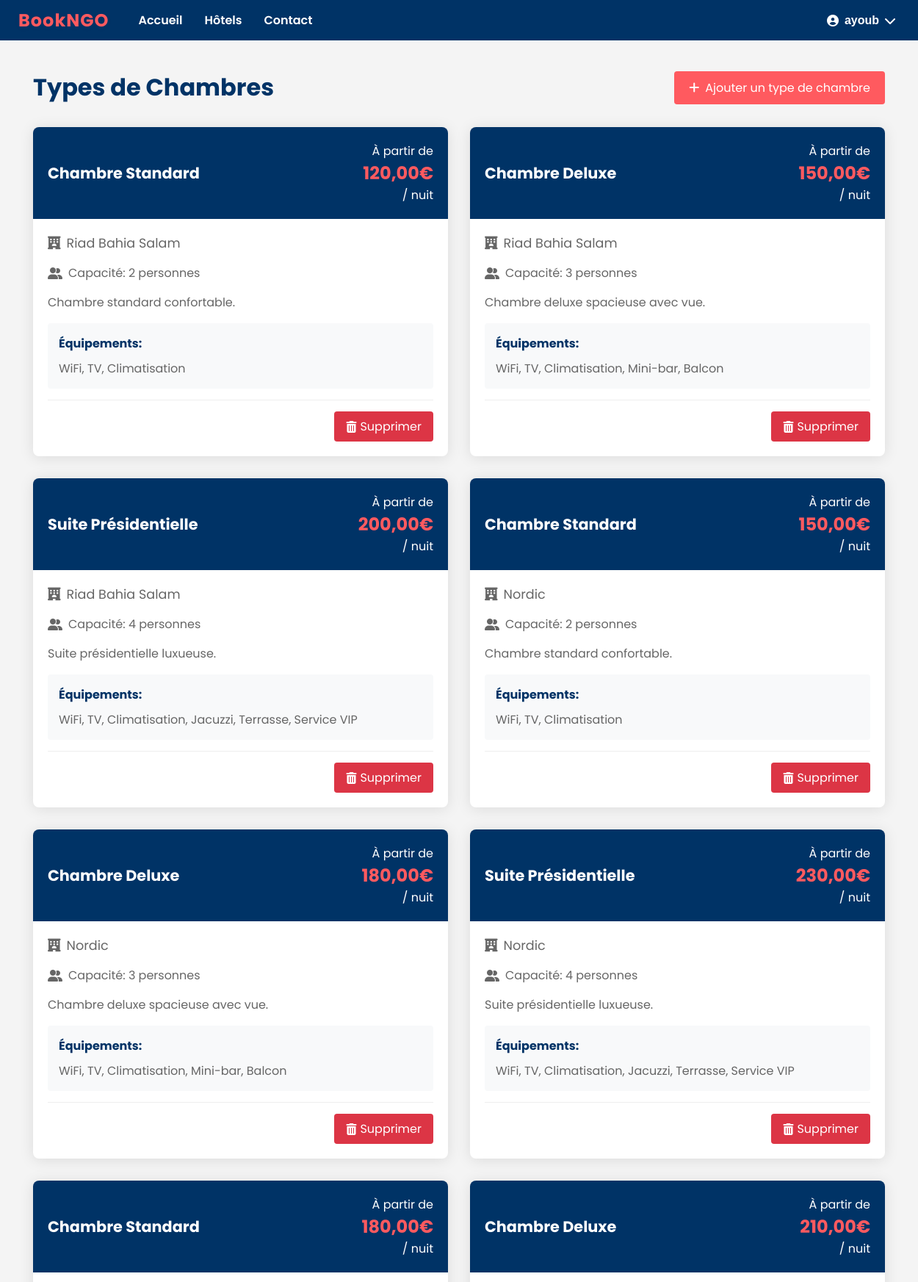
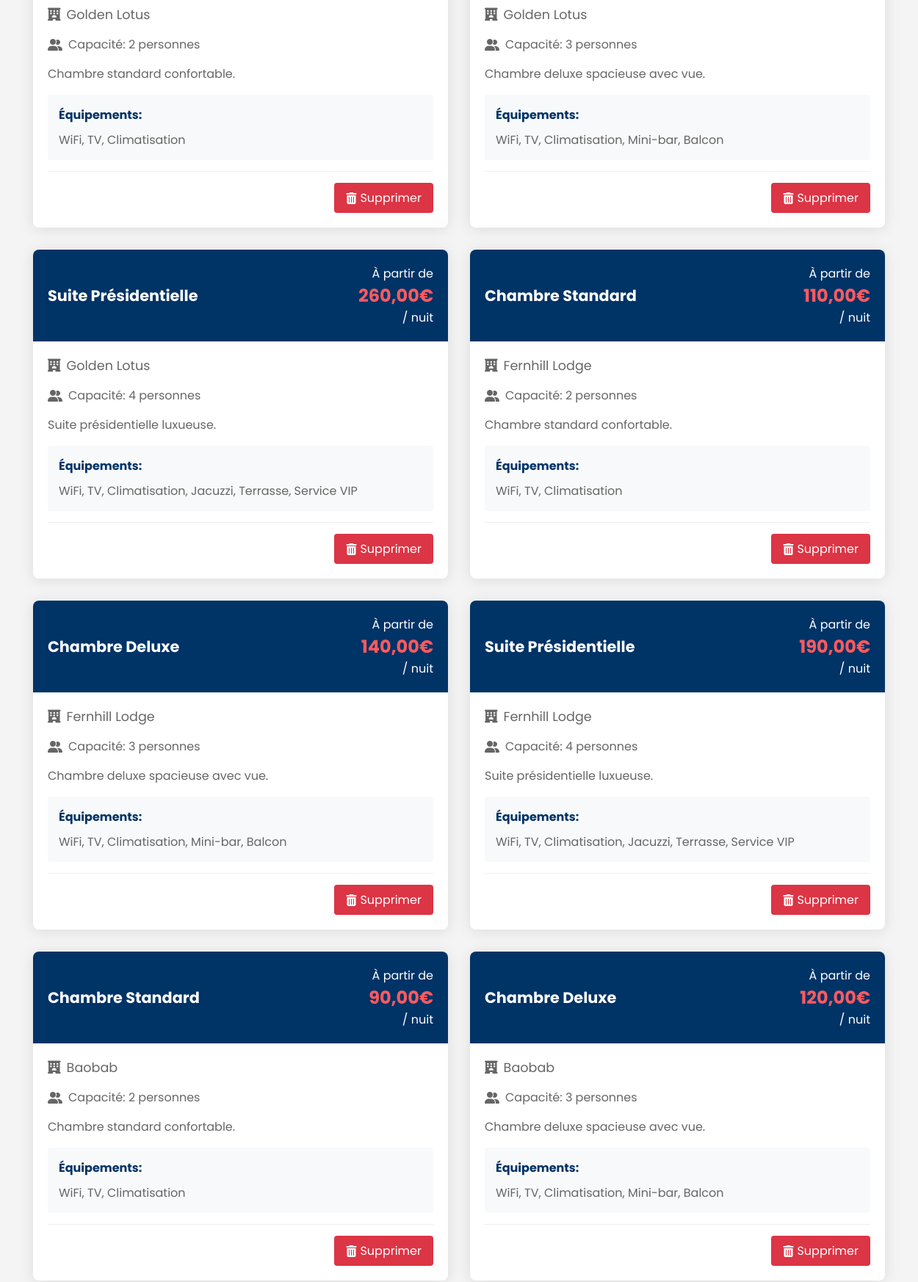
The app's page /api/hotels/room-types/ (signed in, upper part) with its own data (2 pictures, top to bottom).
### users_app/models.py (models this page shows, shortened)
class User(AbstractUser):
    CLIENT = 1
    HOTELIER = 2
    ADMIN = 3
    ROLE_CHOICES = (
        (CLIENT, 'Client'),
        (HOTELIER, 'Hotelier'),
        (ADMIN, 'Admin'),
    )
    role = models.PositiveSmallIntegerField(choices=ROLE_CHOICES, default=CLIENT)
    phone = models.CharField(max_length=20, blank=True)
    address = models.TextField(blank=True)

### hotel_app/models.py (models this page shows, shortened)
class RoomType(models.Model):
    STANDARD = 'standard'
    DELUXE = 'deluxe'
    PRESIDENTIELLE = 'presidentielle'
    TYPE_CHOICES = (
        (STANDARD, 'Chambre Standard'),
        (DELUXE, 'Chambre Deluxe'),
        (PRESIDENTIELLE, 'Suite Présidentielle'),
    )
    hotel = models.ForeignKey(Hotel, on_delete=models.CASCADE, related_name='room_types')
    name = models.CharField(max_length=50, choices=TYPE_CHOICES)
    description = models.TextField()
    base_price = models.DecimalField(max_digits=10, decimal_places=2)
    capacity = models.PositiveIntegerField()
    amenities = models.TextField(blank=True)

class Hotel(models.Model):
    owner = models.ForeignKey(User, on_delete=models.CASCADE, related_name='hotels')
    name = models.CharField(max_length=255)
    description = models.TextField()
    address = models.TextField()
    city = models.CharField(max_length=100)
    country = models.CharField(max_length=100)
    email = models.EmailField()
    phone = models.CharField(max_length=20)
    image = models.ImageField(upload_to='hotels/', null=True, blank=True)
    base_price = models.DecimalField(max_digits=10, decimal_places=2, default=0)

### hotel_app/views.py (the view)
# urls.py: path('room-types/', room_type_list, name='room-type-list'),
@login_required
def room_type_list(request):
    room_types = RoomType.objects.filter(hotel__owner=request.user)
    return render(request, 'hotel_app/room_type_list.html', {'room_types': room_types})

### templates/hotel_app/room_type_list.html (shortened to what this page needs)
{% extends "base.html" %}
{% block content %}
<div class="room-types-container">
    <div class="section-header">
        <h1>Types de Chambres</h1>
        <a href="{% url 'room-type-create' %}" class="add-type-btn">
            <i class="fas fa-plus"></i> Ajouter un type de chambre
        </a>
    </div>
    <div class="room-type-grid">
        {% for room_type in room_types %}
        <div class="room-type-card">
            <div class="room-type-header">
                <h3>{{ room_type.get_name_display }}</h3>
                <div class="price-tag">
                    <span>À partir de</span>
                    <strong>{{ room_type.base_price }}€</strong>
                    <span>/ nuit</span>
                </div>
            </div>
            <div class="room-type-content">
                <p class="hotel-name">
                    <i class="fas fa-hotel"></i>
                    {{ room_type.hotel.name }}
                </p>
                <div class="room-type-details">
                    <p class="capacity">
                        <i class="fas fa-user-friends"></i>
                        Capacité: {{ room_type.capacity }} personne{% if room_type.capacity > 1 %}s{% endif %}
                    </p>
                    <div class="description">
                        <p>{{ room_type.description }}</p>
                    </div>
                    {% if room_type.amenities %}
                    <div class="amenities">
                        <h4>Équipements:</h4>
                        <p>{{ room_type.amenities }}</p>
                    </div>
                    {% endif %}
                </div>
                {% if user.is_authenticated and user.is_superuser or user == room_type.hotel.owner %}
                <div class="actions">
                    <a href="{% url 'room-type-delete' room_type.pk %}" class="delete-btn">
                        <i class="fas fa-trash-alt"></i> Supprimer
                    </a>
                </div>
                {% endif %}
            </div>
        </div>
        {% endfor %}
    </div>
</div>
{% endblock %}

### templates/base.html (shortened to what this page needs)
<!DOCTYPE html>
<html lang="fr">
<head>
    <link rel="stylesheet" href="https://cdnjs.cloudflare.com/ajax/libs/font-awesome/6.0.0-beta3/css/all.min.css">
</head>
<body>
    <header>
        <nav>
            <div class="nav-links">
                <span class="logo-bookngo">BookNGO</span>
                <a href="/">Accueil</a>
                <a href="{% url 'hotel-list' %}">Hôtels</a>
                <a href="/contact/">Contact</a>
            </div>
            <div class="auth-buttons">
                {% if user.is_authenticated %}
                <div class="user-menu">
                    <button class="user-menu-btn">
                        <i class="fas fa-user-circle"></i>
                        {{ user.username }}
                        <i class="fas fa-chevron-down"></i>
                    </button>
                </div>
                {% endif %}
            </div>
        </nav>
    </header>
    <main class="container">
        {% block content %}{% endblock %}
    </main>
</body>
</html>

### templates/base.html (style rules this page uses)
body { font-family: 'Poppins', sans-serif; margin: 0; padding: 0; background-color: #f4f4f4; }
header { background-color: #003366; color: #fff; padding: 10px 20px; }
nav { max-width: 1200px; margin: 0 auto; display: flex; justify-content: space-between; align-items: center; }
.nav-links { display: flex; align-items: center; }
nav a { color: #fff; text-decoration: none; margin: 0 15px; font-weight: 600; font-size: 16px; }
.auth-buttons { display: flex; align-items: center; gap: 10px; }
.user-menu { position: relative; display: inline-block; }
.user-menu-btn { background: none; border: none; color: white; cursor: pointer; display: flex; align-items: center; gap: 8px; font-size: 16px; font-weight: 600; }
.container { width: 100%; max-width: 1200px; margin: 20px auto; padding: 0 20px; }
.logo-bookngo { font-size: 1.5em; font-weight: 700; color: #ff5a5f; margin-right: 25px; letter-spacing: 1px; font-family: 'Poppins', sans-serif; text-shadow: 0 2px 8px rgba(0,0,0,0.04); }

### templates/hotel_app/room_type_list.html (style rules this page uses)
.room-types-container { max-width: 1200px; margin: 0 auto; padding: 20px; }
.section-header { display: flex; justify-content: space-between; align-items: center; margin-bottom: 30px; }
.section-header h1 { color: #003366; margin: 0; font-size: 2em; }
.add-type-btn { background-color: #ff5a5f; color: white; padding: 10px 20px; border-radius: 4px; text-decoration: none; display: inline-flex; align-items: center; gap: 8px; transition: background-color 0.3s; }
.room-type-grid { display: grid; grid-template-columns: repeat(auto-fill, minmax(450px, 1fr)); gap: 30px; }
.room-type-card { background: white; border-radius: 8px; overflow: hidden; box-shadow: 0 2px 20px rgba(0,0,0,0.1); }
.room-type-header { background: #003366; color: white; padding: 20px; display: flex; justify-content: space-between; align-items: center; }
.room-type-header h3 { margin: 0; font-size: 1.3em; }
.price-tag { text-align: right; }
.price-tag strong { display: block; font-size: 1.5em; color: #ff5a5f; }
.room-type-content { padding: 20px; }
.hotel-name { color: #666; margin: 0 0 15px; font-size: 1.1em; display: flex; align-items: center; gap: 8px; }
.capacity { color: #666; margin: 0 0 15px; display: flex; align-items: center; gap: 8px; }
.description { color: #666; margin-bottom: 15px; line-height: 1.5; }
.amenities { background: #f8f9fa; padding: 15px; border-radius: 4px; margin-bottom: 15px; }
.amenities h4 { color: #003366; margin: 0 0 10px; }
.amenities p { color: #666; margin: 0; line-height: 1.5; }
.actions { display: flex; justify-content: flex-end; padding-top: 15px; border-top: 1px solid #eee; }
.delete-btn { background-color: #dc3545; color: white; padding: 8px 16px; border-radius: 4px; text-decoration: none; display: inline-flex; align-items: center; gap: 5px; transition: background-color 0.3s; }

### records on screen
User: username "ayoub"
RoomType: name "Chambre Standard", base_price "120,00", hotel.name "Riad Bahia Salam", capacity "2", description "Chambre standard confortable.", amenities "WiFi, TV, Climatisation"
RoomType: name "Chambre Deluxe", base_price "150,00", hotel.name "Riad Bahia Salam", capacity "3", description "Chambre deluxe spacieuse avec vue.", amenities "WiFi, TV, Climatisation, Mini-bar, Balcon"
RoomType: name "Suite Présidentielle", base_price "200,00", hotel.name "Riad Bahia Salam", capacity "4", description "Suite présidentielle luxueuse.", amenities "WiFi, TV, Climatisation, Jacuzzi, Terrasse, Service VIP"
RoomType: name "Chambre Standard", base_price "150,00", hotel.name "Nordic", capacity "2", description "Chambre standard confortable.", amenities "WiFi, TV, Climatisation"
RoomType: name "Chambre Deluxe", base_price "180,00", hotel.name "Nordic", capacity "3", description "Chambre deluxe spacieuse avec vue.", amenities "WiFi, TV, Climatisation, Mini-bar, Balcon"
RoomType: name "Suite Présidentielle", base_price "230,00", hotel.name "Nordic", capacity "4", description "Suite présidentielle luxueuse.", amenities "WiFi, TV, Climatisation, Jacuzzi, Terrasse, Service VIP"
RoomType: name "Chambre Standard", base_price "180,00", hotel.name "Golden Lotus", capacity "2", description "Chambre standard confortable.", amenities "WiFi, TV, Climatisation"
RoomType: name "Chambre Deluxe", base_price "210,00", hotel.name "Golden Lotus", capacity "3", description "Chambre deluxe spacieuse avec vue.", amenities "WiFi, TV, Climatisation, Mini-bar, Balcon"
RoomType: name "Suite Présidentielle", base_price "260,00", hotel.name "Golden Lotus", capacity "4", description "Suite présidentielle luxueuse.", amenities "WiFi, TV, Climatisation, Jacuzzi, Terrasse, Service VIP"
RoomType: name "Chambre Standard", base_price "110,00", hotel.name "Fernhill Lodge", capacity "2", description "Chambre standard confortable.", amenities "WiFi, TV, Climatisation"
RoomType: name "Chambre Deluxe", base_price "140,00", hotel.name "Fernhill Lodge", capacity "3", description "Chambre deluxe spacieuse avec vue.", amenities "WiFi, TV, Climatisation, Mini-bar, Balcon"
RoomType: name "Suite Présidentielle", base_price "190,00", hotel.name "Fernhill Lodge", capacity "4", description "Suite présidentielle luxueuse.", amenities "WiFi, TV, Climatisation, Jacuzzi, Terrasse, Service VIP"
RoomType: name "Chambre Standard", base_price "90,00", hotel.name "Baobab", capacity "2", description "Chambre standard confortable.", amenities "WiFi, TV, Climatisation"
RoomType: name "Chambre Deluxe", base_price "120,00", hotel.name "Baobab", capacity "3", description "Chambre deluxe spacieuse avec vue.", amenities "WiFi, TV, Climatisation, Mini-bar, Balcon"
